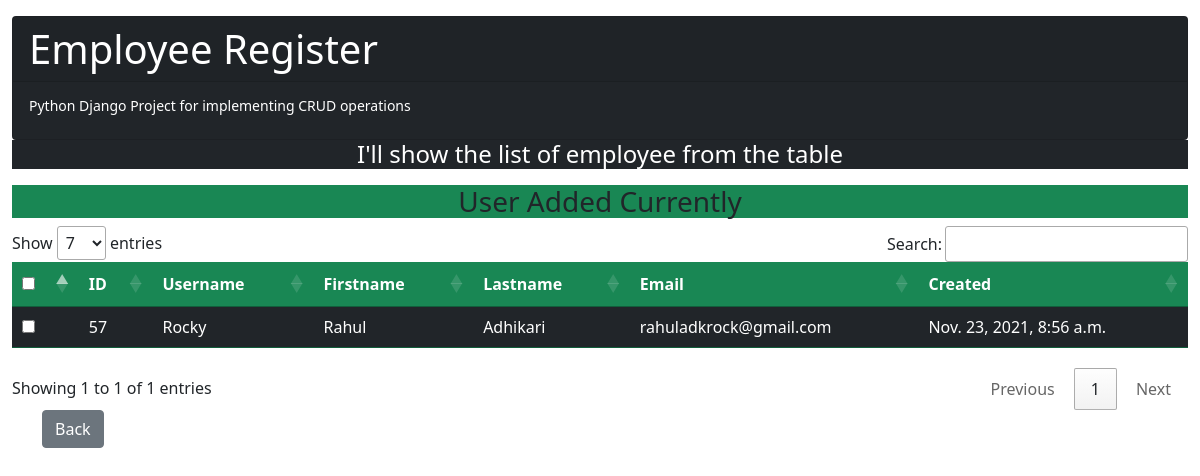
Page /add on the committed database.
### CRUD/models.py (models this page shows, shortened)
class Employee(models.Model):
    username=models.CharField(max_length=50,default="")
    firstname=models.CharField(max_length=50,default="")
    lastname=models.CharField(max_length=50,default="")
    email=models.CharField(max_length=50,default="")
    created=models.DateTimeField(blank=True,default=datetime.now())

### CRUD/views.py (the view, shortened to what this page needs)
# urls.py: path('add',views.add,name="addnew_employee"),
def add(request):
    latest_by=[Employee.objects.latest('created')]
    param={'latest_by':latest_by}
    return render(request,'add.html',param)

### templates/add.html
{% extends 'base.html' %}
{% block content %}
<h3 class="text-center bg-success">User Added Currently</h3>
<table id="bootstrapdatatable" class="text-white bg-success mb-3 table-resposive">
  <thead>
    <tr>
      <th scope="col"><input type="checkbox" id="checkall" /></th>
      <th scope="col">ID</th>
      <th scope="col">Username</th>
      <th scope="col">Firstname</th>
      <th scope="col">Lastname</th>
      <th scope="col">Email</th>
      <th scope="col">Created</th>
    </tr>
  </thead>
  <tbody>
    {% for employee in latest_by %}
    <tr class="text-white bg-dark">
      <td><input type="checkbox" class="checkthis" /></td>
      <td>{{employee.id}}</td>
      <td>{{employee.username}}</td>
      <td>{{employee.firstname}}</td>
      <td>{{employee.lastname}}</td>
      <td>{{employee.email}}</td>
      <td>{{employee.created}}</td>
      </tr>
{% endfor %}
      </tbody>
      </table>
<div class="container">
<a href="/" class="btn btn-secondary">Back</a>
</div>
{% endblock content %}

### rows in the picture
Employee: id "57", username "Rocky", firstname "Rahul", lastname "Adhikari", email "rahuladkrock@gmail.com", created "Nov. 23, 2021, 8:56 a.m."
